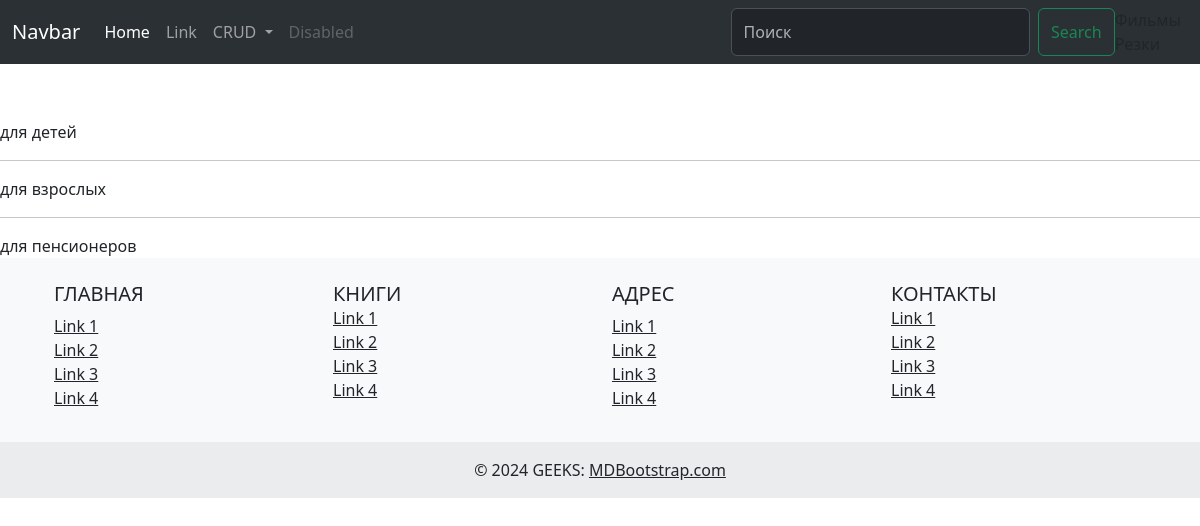
The app's page /for_kid/, older data.
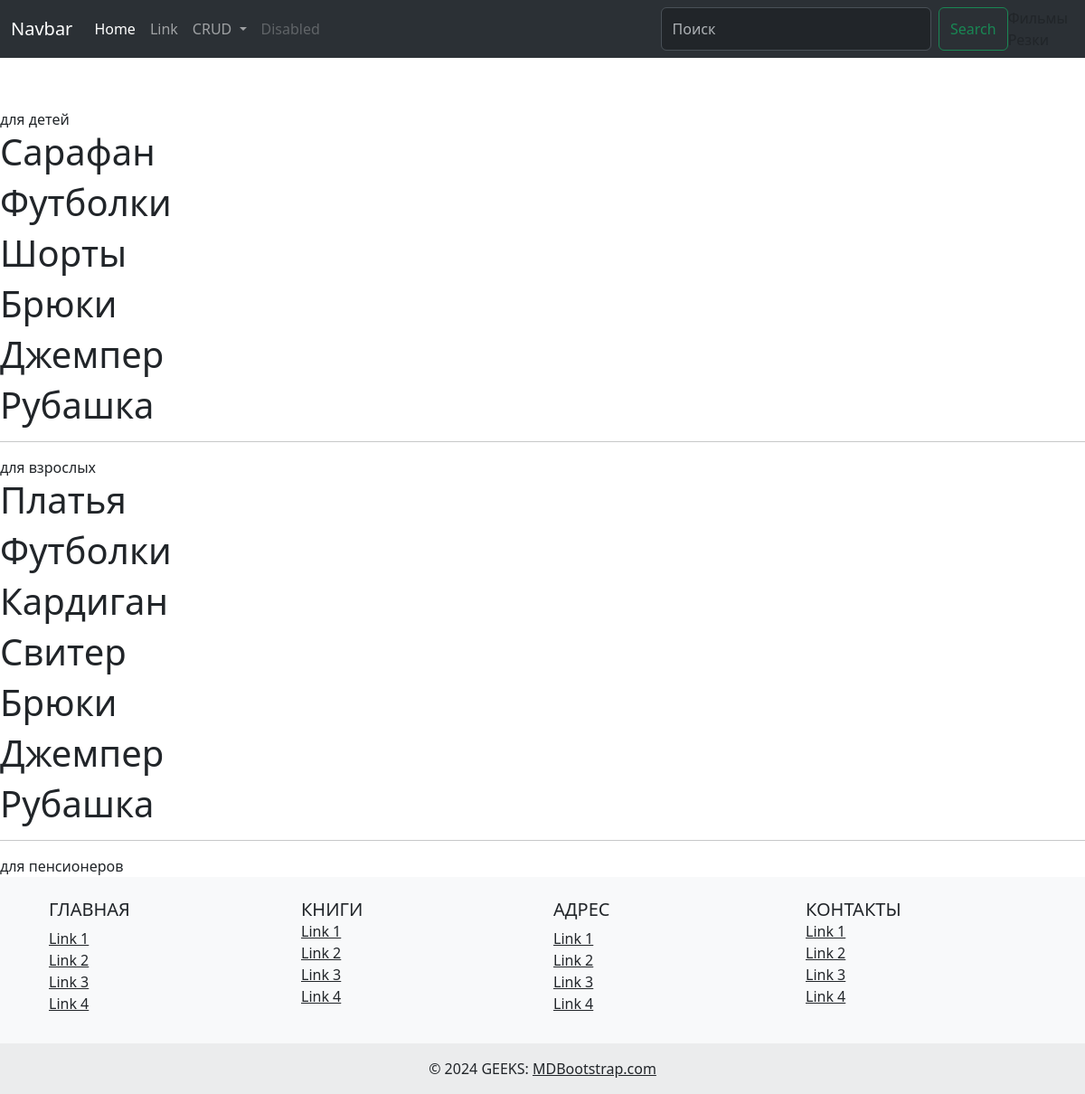
The same page, newer data.
### product/models.py (models this page shows, shortened)
class Cloth(models.Model):
    name = models.CharField(max_length=100, db_index=True, null=True)
    description = models.TextField(blank=True, db_index=True, null=True)
    price = models.FloatField(db_index=True, null=True)
    tags = models.ManyToManyField(Tag, db_index=True, null=True)

### product/views.py (the view)
# urls.py: path('for_kid/', views.cloth_filter_view),
def cloth_filter_view(request):
    if request.method == 'GET':
        cloth_kid = models.Cloth.objects.filter(tags__name='для детей').order_by('-id')
        cloth_adult = models.Cloth.objects.filter(tags__name='для взрослых').order_by('-id')
        cloth_pensioner = models.Cloth.objects.filter(tags__name='для персионеров').order_by('-id')
        return render(
            request,
            template_name='filter_list.html',
            context={
                'cloth_kid': cloth_kid,
                'cloth_adult': cloth_adult,
                'cloth_pensioner': cloth_pensioner
            }
        )

### templates/filter_list.html (shortened to what this page needs)
{% include 'header.html' %}
<br><br><br>
для детей
{% for i in cloth_kid %}
<h1>
    {{  i.name }}
</h1>
{% endfor %}
<hr>
для взрослых
{% for i in cloth_adult %}
<h1>
    {{  i.name }}
</h1>
{% endfor %}
<hr>
для пенсионеров
{% include 'footer.html' %}

### templates/header.html (shortened to what this page needs)
<!doctype html>
<html lang="en">
<head>
    <link href="https://cdn.jsdelivr.net/npm/bootstrap@5.3.3/dist/css/bootstrap.min.css" rel="stylesheet"
>
</head>
<body>
<nav class="navbar bg-dark navbar-expand-lg bg-body-tertiary fixed-top" data-bs-theme="dark">
    <div class="container-fluid">
        <a class="navbar-brand" href="#">Navbar</a>
        <div class="collapse navbar-collapse" id="navbarSupportedContent">
            <ul class="navbar-nav me-auto mb-2 mb-lg-0">
                <li class="nav-item">
                    <a class="nav-link active" aria-current="page" href="{% url 'books:book_list' %}">Home</a>
                </li>
                <li class="nav-item">
                    <a class="nav-link" href="#">Link</a>
                </li>
                <li class="nav-item dropdown">
                    <a class="nav-link dropdown-toggle" href="#" role="button" data-bs-toggle="dropdown"
                       aria-expanded="false">
                        CRUD
                    </a>
                </li>
                <li class="nav-item">
                    <a class="nav-link disabled" aria-disabled="true">Disabled</a>
                </li>
            </ul>
            <form action="{% url 'books:search' %}" method="GET"  class="d-flex" role="search">
                <input class="form-control me-2" name="q" type="text" type="search" placeholder="Поиск" aria-label="Поиск">
                <button class="btn btn-outline-success" type="submit">Search</button>
                <a class="nav-link" href="{% url 'rezka_film_list' %}">Фильмы Резки</a>
            </form>
        </div>
    </div>
</nav>
<br><br>

### templates/footer.html
<footer class="bg-body-tertiary text-center text-lg-start">
  <div class="container p-4">
    <div class="row">
      <div class="col-lg-3 col-md-6 mb-4 mb-md-0">
        <h5 class="text-uppercase">Главная</h5>
        <ul class="list-unstyled mb-0">
          <li>
            <a href="#!" class="text-body">Link 1</a>
          </li>
          <li>
            <a href="#!" class="text-body">Link 2</a>
          </li>
          <li>
            <a href="#!" class="text-body">Link 3</a>
          </li>
          <li>
            <a href="#!" class="text-body">Link 4</a>
          </li>
        </ul>
      </div>
      <div class="col-lg-3 col-md-6 mb-4 mb-md-0">
        <h5 class="text-uppercase mb-0">Книги</h5>
        <ul class="list-unstyled">
          <li>
            <a href="#!" class="text-body">Link 1</a>
          </li>
          <li>
            <a href="#!" class="text-body">Link 2</a>
          </li>
          <li>
            <a href="#!" class="text-body">Link 3</a>
          </li>
          <li>
            <a href="#!" class="text-body">Link 4</a>
          </li>
        </ul>
      </div>
      <div class="col-lg-3 col-md-6 mb-4 mb-md-0">
        <h5 class="text-uppercase">Адрес</h5>
        <ul class="list-unstyled mb-0">
          <li>
            <a href="#!" class="text-body">Link 1</a>
          </li>
          <li>
            <a href="#!" class="text-body">Link 2</a>
          </li>
          <li>
            <a href="#!" class="text-body">Link 3</a>
          </li>
          <li>
            <a href="#!" class="text-body">Link 4</a>
          </li>
        </ul>
      </div>
      <div class="col-lg-3 col-md-6 mb-4 mb-md-0">
        <h5 class="text-uppercase mb-0">Контакты</h5>
        <ul class="list-unstyled">
          <li>
            <a href="#!" class="text-body">Link 1</a>
          </li>
          <li>
            <a href="#!" class="text-body">Link 2</a>
          </li>
          <li>
            <a href="#!" class="text-body">Link 3</a>
          </li>
          <li>
            <a href="#!" class="text-body">Link 4</a>
          </li>
        </ul>
      </div>
    </div>
  </div>
  <div class="text-center p-3" style="background-color: rgba(0, 0, 0, 0.05);">
    © 2024 GEEKS:
    <a class="text-body" href="https://mdbootstrap.com/">MDBootstrap.com</a>
  </div>
</footer>
</body>
</html>

Row changes from the older to the newer data that the page shows:
added Cloth: name "Сарафан"
added Cloth: name "Футболки"
added Cloth: name "Шорты"
added Cloth: name "Брюки"
added Cloth: name "Джемпер"
added Cloth: name "Рубашка"
added Cloth: name "Платья"
added Cloth: name "Кардиган"
added Cloth: name "Свитер"
